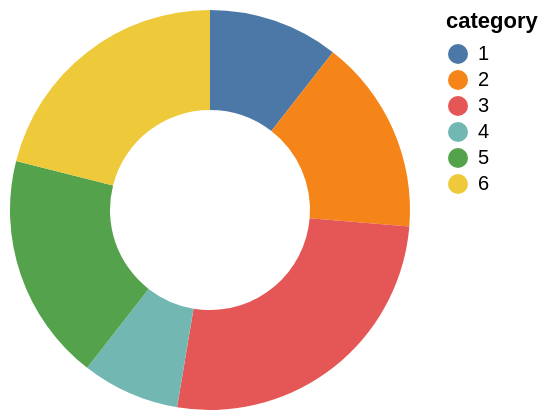

Write the Vega-Lite specification saved for this chart.
### Vega specification from a JSON file in a GitHub repository (floating-point values rounded to 4 significant figures)
{"$schema": "https://vega.github.io/schema/vega/v5.json", "description": "A simple donut chart with embedded data.", "background": "white", "padding": 5, "width": 200, "height": 200, "data": [{"name": "source_0", "values": [{"category": 1, "value": 4}, {"category": 2, "value": 6}, {"category": 3, "value": 10}, {"category": 4, "value": 3}, {"category": 5, "value": 7}, {"category": 6, "value": 8}]}, {"name": "data_0", "source": "source_0", "transform": [{"type": "stack", "groupby": [], "field": "value", "sort": {"field": ["category"], "order": ["ascending"]}, "as": ["value_start", "value_end"], "offset": "zero"}, {"type": "filter", "expr": "isValid(datum[\"value\"]) && isFinite(+datum[\"value\"])"}]}], "marks": [{"name": "marks", "type": "arc", "style": ["arc"], "from": {"data": "data_0"}, "encode": {"update": {"innerRadius": {"value": 50}, "fill": {"scale": "color", "field": "category"}, "description": {"signal": "\"value: \" + (format(datum[\"value\"], \"\")) + \"; category: \" + (isValid(datum[\"category\"]) ? datum[\"category\"] : \"\"+datum[\"category\"])"}, "x": {"signal": "width", "mult": 0.5}, "y": {"signal": "height", "mult": 0.5}, "outerRadius": {"signal": "min(width,height)/2"}, "startAngle": {"scale": "theta", "field": "value_end"}, "endAngle": {"scale": "theta", "field": "value_start"}}}}], "scales": [{"name": "theta", "type": "linear", "domain": {"data": "data_0", "fields": ["value_start", "value_end"]}, "range": [0, 6.283], "zero": true}, {"name": "color", "type": "ordinal", "domain": {"data": "data_0", "field": "category", "sort": true}, "range": "category"}], "legends": [{"fill": "color", "symbolType": "circle", "title": "category"}], "config": {"normalizedNumberFormat": ".2%"}}
